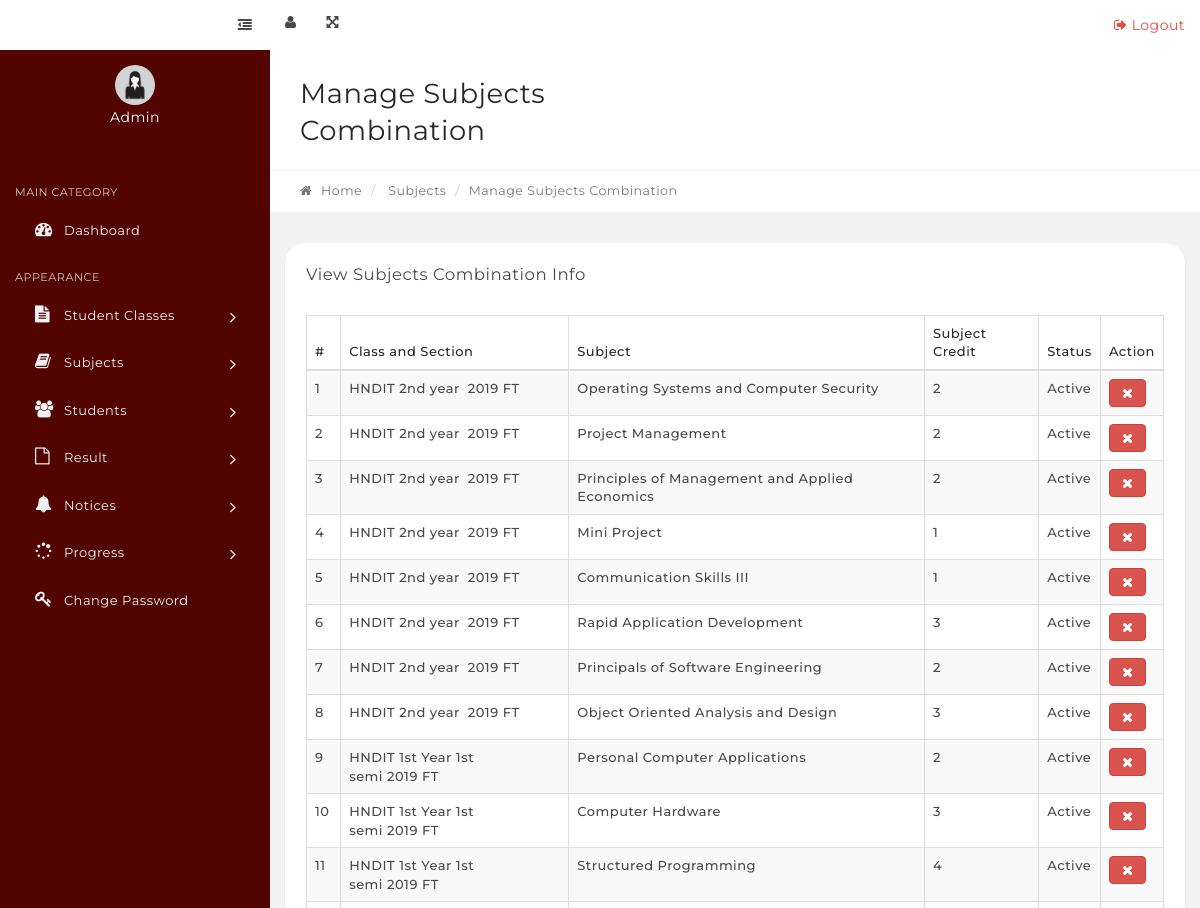
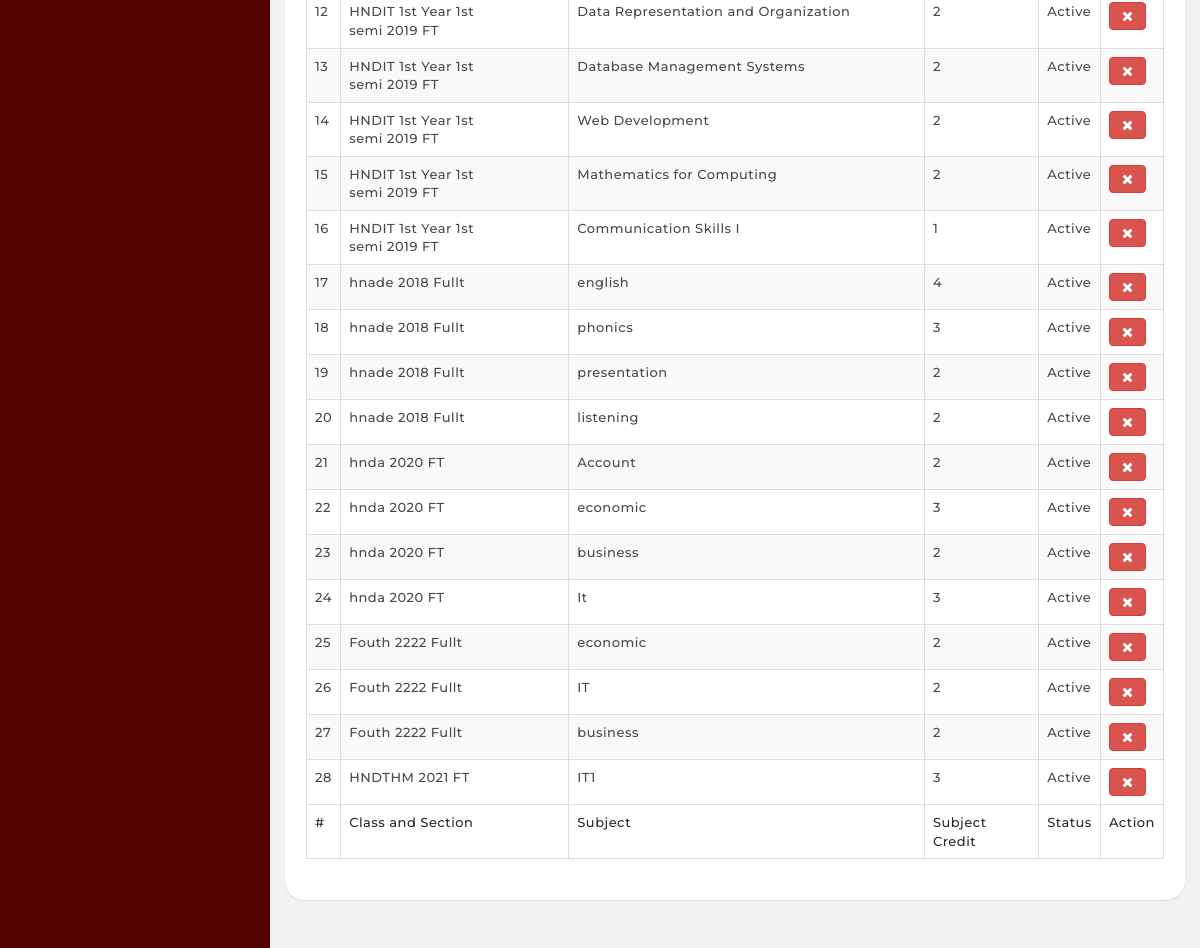
/manage-subjectcombination.php, run on the app's committed database (2 pictures, top to bottom).
### tables this page shows
CREATE TABLE `tblsubjectcombination` (
  `id` int(11) NOT NULL,
  `ClassId` int(11) DEFAULT NULL,
  `SubjectId` int(11) DEFAULT NULL,
  `status` int(1) DEFAULT NULL,
  `CreationDate` timestamp NULL DEFAULT current_timestamp(),
  `Updationdate` timestamp NULL DEFAULT NULL ON UPDATE current_timestamp(),
  `SubjectCredit` int(11) DEFAULT NULL
);

CREATE TABLE `tblclasses` (
  `id` int(11) NOT NULL,
  `ClassName` varchar(80) DEFAULT NULL,
  `ClassNameNumeric` int(4) DEFAULT NULL,
  `Section` varchar(5) DEFAULT NULL,
  `CreationDate` timestamp NULL DEFAULT current_timestamp(),
  `UpdationDate` timestamp NULL DEFAULT NULL
);

CREATE TABLE `tblsubjects` (
  `id` int(11) NOT NULL,
  `SubjectName` varchar(100) NOT NULL,
  `SubjectCode` varchar(100) DEFAULT NULL,
  `Creationdate` timestamp NULL DEFAULT current_timestamp(),
  `UpdationDate` timestamp NULL DEFAULT current_timestamp(),
  `SubjectCredit` varchar(100) DEFAULT NULL
);

### manage-subjectcombination.php (the view, shortened to what this page needs)
<?php
include('includes/config.php');
if(strlen($_SESSION['alogin'])=="")
    {
    header("Location: index.php");
    }
    else{
?>
<link rel="stylesheet" type="text/css" href="assets/js/DataTables/datatables.min.css"/>
   <?php include('includes/topbar.php');?>
            <div class="content-wrapper">
                <div class="content-container">
<?php include('includes/leftbar.php');?>
                    <div class="main-page">
                        <div class="container-fluid">
                            <div class="row page-title-div">
                                <div class="col-md-6">
                                    <h2 class="title">Manage Subjects Combination</h2>
                                </div>
                            </div>
                            <div class="row breadcrumb-div">
                                <div class="col-md-6">
                                    <ul class="breadcrumb">
            							<li><a href="dashboard.php"><i class="fa fa-home"></i> Home</a></li>
                                        <li> Subjects</li>
            							<li class="active">Manage Subjects Combination</li>
            						</ul>
                                </div>
                            </div>
                        </div>
                        <section class="section">
                            <div class="container-fluid">
                                <div class="row">
                                    <div class="col-md-12">
                                        <div class="panel">
                                            <div class="panel-heading">
                                                <div class="panel-title">
                                                    <h5>View Subjects Combination Info</h5>
                                                </div>
                                            </div>
                                            <div class="panel-body p-20">
                                                <table id="example" class="display table table-striped table-bordered" cellspacing="0" width="100%">
                                                    <thead>
                                                        <tr>
                                                            <th>#</th>
                                                            <th>Class and Section</th>
                                                            <th>Subject </th>
                                                            <th>Subject Credit </th>
                                                            <th>Status</th>
                                                            <th>Action</th>
                                                        </tr>
                                                    </thead>
                                                    <tfoot>
                                                        <tr>
                                                          <th>#</th>
                                                            <th>Class and Section</th>
                                                            <th>Subject </th>
                                                            <th>Subject Credit </th>
                                                            <th>Status</th>
                                                            <th>Action</th>
                                                        </tr>
                                                    </tfoot>
                                                    <tbody>
<?php $sql = "SELECT tblclasses.ClassName,tblclasses.ClassNameNumeric,tblclasses.Section,tblsubjects.SubjectName,tblsubjects.SubjectCredit,tblsubjectcombination.id as scid,tblsubjectcombination.status from tblsubjectcombination join tblclasses on tblclasses.id=tblsubjectcombination.ClassId  join tblsubjects on tblsubjects.id=tblsubjectcombination.SubjectId";
$query = $dbh->prepare($sql);
$query->execute();
$results=$query->fetchAll(PDO::FETCH_OBJ);
$cnt=1;
if($query->rowCount() > 0)
{
foreach($results as $result)
{   ?>
<tr>
 <td><?php echo htmlentities($cnt);?></td>
                                                            <td><?php echo htmlentities($result->ClassName);?>&nbsp;<?php echo htmlentities($result->ClassNameNumeric);?>&nbsp;<?php echo htmlentities($result->Section);?></td>
                                                            <td><?php echo htmlentities($result->SubjectName);?></td>
                                                            <td><?php echo htmlentities($result->SubjectCredit);?></td>
                                                             <td><?php $stts=$result->status;
if($stts=='0')
{
	echo htmlentities('Inactive');
}
else
{
	echo htmlentities('Active');
}
                                                             ?></td>
<td>
<?php if($stts=='0')
{ ?>
<a href="manage-subjectcombination.php?acid=<?php echo htmlentities($result->scid);?>" onclick="confirm('do you really want to ativate this subject');" class="btn btn-success"><i class="fa fa-check" title="Acticvate Record"></i> </a><?php } else {?>
<a href="manage-subjectcombination.php?did=<?php echo htmlentities($result->scid);?>"  class="btn btn-danger" onclick="confirm('do you really want to deativate this subject');"><i class="fa fa-times" title="Deactivate Record"></i> </a>
<?php }?>
</td>
</tr>
<?php $cnt=$cnt+1;}} ?>
                                                    </tbody>
                                                </table>
                                            </div>
                                        </div>
                                    </div>
                                                </div>
                                            </div>
                                        </div>
                                    </div>
                                </div>
                            </div>
<?php include('includes/footer.php');?>
<?php } ?>

### data on the page
tblsubjectcombination: ClassId.ClassName "HNDIT 2nd year", ClassId.ClassNameNumeric "2019", ClassId.Section "FT", SubjectId.SubjectName "Operating Systems and Computer Security", SubjectId.SubjectCredit "2"
tblsubjectcombination: ClassId.ClassName "HNDIT 2nd year", ClassId.ClassNameNumeric "2019", ClassId.Section "FT", SubjectId.SubjectName "Project Management", SubjectId.SubjectCredit "2"
tblsubjectcombination: ClassId.ClassName "HNDIT 2nd year", ClassId.ClassNameNumeric "2019", ClassId.Section "FT", SubjectId.SubjectName "Principles of Management and Applied Economics", SubjectId.SubjectCredit "2"
tblsubjectcombination: ClassId.ClassName "HNDIT 2nd year", ClassId.ClassNameNumeric "2019", ClassId.Section "FT", SubjectId.SubjectName "Mini Project", SubjectId.SubjectCredit "1"
tblsubjectcombination: ClassId.ClassName "HNDIT 2nd year", ClassId.ClassNameNumeric "2019", ClassId.Section "FT", SubjectId.SubjectName "Communication Skills III", SubjectId.SubjectCredit "1"
tblsubjectcombination: ClassId.ClassName "HNDIT 2nd year", ClassId.ClassNameNumeric "2019", ClassId.Section "FT", SubjectId.SubjectName "Rapid Application Development", SubjectId.SubjectCredit "3"
tblsubjectcombination: ClassId.ClassName "HNDIT 2nd year", ClassId.ClassNameNumeric "2019", ClassId.Section "FT", SubjectId.SubjectName "Principals of Software Engineering", SubjectId.SubjectCredit "2"
tblsubjectcombination: ClassId.ClassName "HNDIT 2nd year", ClassId.ClassNameNumeric "2019", ClassId.Section "FT", SubjectId.SubjectName "Object Oriented Analysis and Design", SubjectId.SubjectCredit "3"
tblsubjectcombination: ClassId.ClassName "HNDIT 1st Year 1st semi", ClassId.ClassNameNumeric "2019", ClassId.Section "FT", SubjectId.SubjectName "Personal Computer Applications", SubjectId.SubjectCredit "2"
tblsubjectcombination: ClassId.ClassName "HNDIT 1st Year 1st semi", ClassId.ClassNameNumeric "2019", ClassId.Section "FT", SubjectId.SubjectName "Computer Hardware", SubjectId.SubjectCredit "3"
tblsubjectcombination: ClassId.ClassName "HNDIT 1st Year 1st semi", ClassId.ClassNameNumeric "2019", ClassId.Section "FT", SubjectId.SubjectName "Structured Programming", SubjectId.SubjectCredit "4"
tblsubjectcombination: ClassId.ClassName "HNDIT 1st Year 1st semi", ClassId.ClassNameNumeric "2019", ClassId.Section "FT", SubjectId.SubjectName "Data Representation and Organization", SubjectId.SubjectCredit "2"
tblsubjectcombination: ClassId.ClassName "HNDIT 1st Year 1st semi", ClassId.ClassNameNumeric "2019", ClassId.Section "FT", SubjectId.SubjectName "Database Management Systems", SubjectId.SubjectCredit "2"
tblsubjectcombination: ClassId.ClassName "HNDIT 1st Year 1st semi", ClassId.ClassNameNumeric "2019", ClassId.Section "FT", SubjectId.SubjectName "Web Development", SubjectId.SubjectCredit "2"
tblsubjectcombination: ClassId.ClassName "HNDIT 1st Year 1st semi", ClassId.ClassNameNumeric "2019", ClassId.Section "FT", SubjectId.SubjectName "Mathematics for Computing", SubjectId.SubjectCredit "2"
tblsubjectcombination: ClassId.ClassName "HNDIT 1st Year 1st semi", ClassId.ClassNameNumeric "2019", ClassId.Section "FT", SubjectId.SubjectName "Communication Skills I", SubjectId.SubjectCredit "1"
tblsubjectcombination: ClassId.ClassName "hnade", ClassId.ClassNameNumeric "2018", ClassId.Section "Fullt", SubjectId.SubjectName "english", SubjectId.SubjectCredit "4"
tblsubjectcombination: ClassId.ClassName "hnade", ClassId.ClassNameNumeric "2018", ClassId.Section "Fullt", SubjectId.SubjectName "phonics", SubjectId.SubjectCredit "3"
tblsubjectcombination: ClassId.ClassName "hnade", ClassId.ClassNameNumeric "2018", ClassId.Section "Fullt", SubjectId.SubjectName "presentation", SubjectId.SubjectCredit "2"
tblsubjectcombination: ClassId.ClassName "hnade", ClassId.ClassNameNumeric "2018", ClassId.Section "Fullt", SubjectId.SubjectName "listening", SubjectId.SubjectCredit "2"
tblsubjectcombination: ClassId.ClassName "hnda", ClassId.ClassNameNumeric "2020", ClassId.Section "FT", SubjectId.SubjectName "Account", SubjectId.SubjectCredit "2"
tblsubjectcombination: ClassId.ClassName "hnda", ClassId.ClassNameNumeric "2020", ClassId.Section "FT", SubjectId.SubjectName "economic", SubjectId.SubjectCredit "3"
tblsubjectcombination: ClassId.ClassName "hnda", ClassId.ClassNameNumeric "2020", ClassId.Section "FT", SubjectId.SubjectName "business", SubjectId.SubjectCredit "2"
tblsubjectcombination: ClassId.ClassName "hnda", ClassId.ClassNameNumeric "2020", ClassId.Section "FT", SubjectId.SubjectName "It", SubjectId.SubjectCredit "3"
tblsubjectcombination: ClassId.ClassName "Fouth", ClassId.ClassNameNumeric "2222", ClassId.Section "Fullt", SubjectId.SubjectName "economic", SubjectId.SubjectCredit "2"
tblsubjectcombination: ClassId.ClassName "Fouth", ClassId.ClassNameNumeric "2222", ClassId.Section "Fullt", SubjectId.SubjectName "IT", SubjectId.SubjectCredit "2"
tblsubjectcombination: ClassId.ClassName "Fouth", ClassId.ClassNameNumeric "2222", ClassId.Section "Fullt", SubjectId.SubjectName "business", SubjectId.SubjectCredit "2"
tblsubjectcombination: ClassId.ClassName "HNDTHM", ClassId.ClassNameNumeric "2021", ClassId.Section "FT", SubjectId.SubjectName "IT1", SubjectId.SubjectCredit "3"
